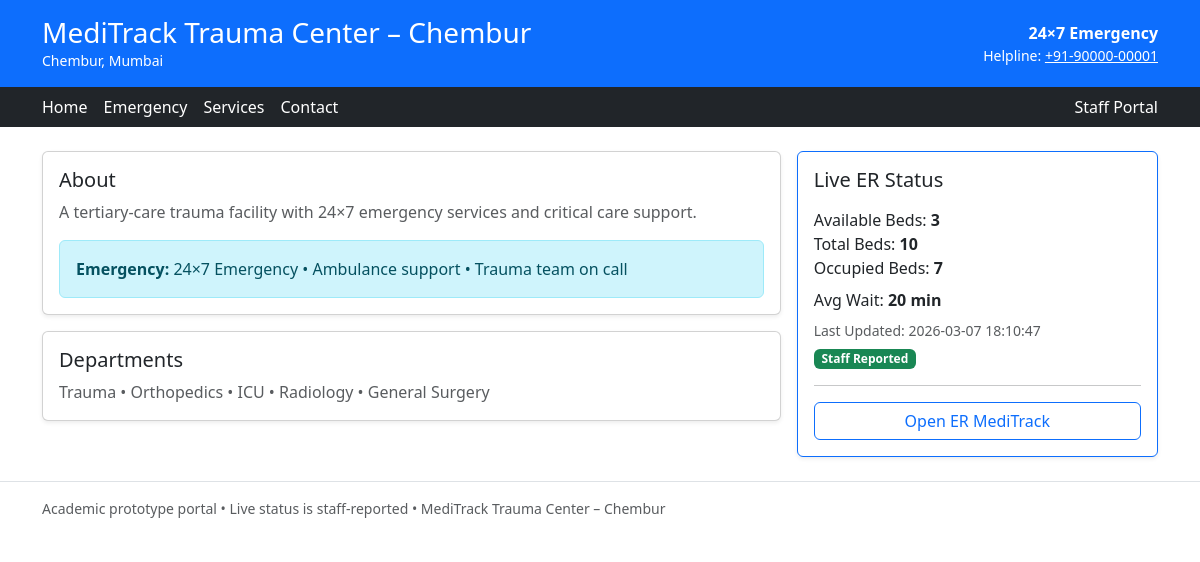
Page /h/1/home on the committed database.
### tables this page shows
CREATE TABLE hospital_sites (
  hospital_id INTEGER PRIMARY KEY,
  name TEXT NOT NULL,
  address TEXT,
  phone TEXT,
  email TEXT,
  latitude REAL NOT NULL,
  longitude REAL NOT NULL,
  about TEXT,
  emergency_text TEXT,
  services TEXT,
  created_at DATETIME DEFAULT CURRENT_TIMESTAMP NOT NULL
);

CREATE TABLE hospital_status (
  hospital_id INTEGER PRIMARY KEY,
  total_beds INTEGER NOT NULL,
  occupied_beds INTEGER NOT NULL,
  avg_wait_minutes INTEGER DEFAULT 0 NOT NULL,
  last_updated DATETIME DEFAULT CURRENT_TIMESTAMP NOT NULL,
  FOREIGN KEY (hospital_id) REFERENCES hospital_sites(hospital_id) ON DELETE CASCADE
);

### app.py (the view)
@app.route("/h/<int:hospital_id>/home")
def hospital_home(hospital_id):
    h = get_hospital_site(hospital_id)
    if not h:
        return "Hospital not found", 404
    return render_template("hospital_home.html", h=h)

### db.py (called while the page is built)
def get_connection():
    conn = sqlite3.connect(DB_PATH)
    conn.row_factory = sqlite3.Row
    return conn

def get_hospital_site(hospital_id: int):
    sql ="""
    SELECT
      s.hospital_id,
      s.name,
      s.address,
      s.phone,
      s.email,
      s.latitude,
      s.longitude,
      s.about,
      s.emergency_text,
      s.services,
      st.total_beds,
      st.occupied_beds,
      (st.total_beds - st.occupied_beds) AS available_beds,
      st.avg_wait_minutes,
      st.last_updated
    FROM hospital_sites s
    LEFT JOIN hospital_status st ON st.hospital_id = s.hospital_id
    WHERE s.hospital_id = ?
    """
    with get_connection() as conn:
        row = conn.execute(sql, (hospital_id,)).fetchone()
        return dict(row) if row else None

### templates/hospital_home.html
{% extends "hospital_base.html" %}
{% block content %}
<div class="row g-3">
  <div class="col-lg-8">
    <div class="card shadow-sm">
      <div class="card-body">
        <h5>About</h5>
        <p class="text-muted">{{ h.about }}</p>
        <div class="alert alert-info mb-0">
          <b>Emergency:</b> {{ h.emergency_text }}
        </div>
      </div>
    </div>
    <div class="card shadow-sm mt-3">
      <div class="card-body">
        <h5>Departments</h5>
        <p class="text-muted mb-0">{{ h.services }}</p>
      </div>
    </div>
  </div>
  <div class="col-lg-4">
    <div class="card shadow-sm border-primary">
      <div class="card-body">
        <h5 class="mb-3">Live ER Status</h5>
        {% if h.total_beds is not none %}
          <div>Available Beds: <b>{{ h.available_beds }}</b></div>
          <div>Total Beds: <b>{{ h.total_beds }}</b></div>
          <div>Occupied Beds: <b>{{ h.occupied_beds }}</b></div>
          <div class="mt-2">Avg Wait: <b>{{ h.avg_wait_minutes }} min</b></div>
          <div class="small text-muted mt-2">Last Updated: {{ h.last_updated }}</div>
          <span class="badge bg-success mt-2">Staff Reported</span>
        {% else %}
          <div class="text-muted">Vacancy not reported yet.</div>
          <span class="badge bg-secondary mt-2">Not Reported</span>
        {% endif %}
        <hr/>
        <a class="btn btn-outline-primary w-100" href="/">Open ER MediTrack</a>
      </div>
    </div>
  </div>
</div>
{% endblock %}

### templates/hospital_base.html (shortened to what this page needs)
<!doctype html>
<html lang="en">
<head>
  <link href="https://cdn.jsdelivr.net/npm/bootstrap@5.3.3/dist/css/bootstrap.min.css" rel="stylesheet">
</head>
<body>
  <header class="bg-primary text-white">
    <div class="container py-3">
      <div class="d-flex justify-content-between align-items-center">
        <div>
          <h3 class="mb-0">{{ h.name }}</h3>
          <div class="small">{{ h.address }}</div>
        </div>
        <div class="text-end">
          <div class="fw-bold">24×7 Emergency</div>
          <div class="small">
            Helpline: <a class="text-white" href="tel:{{ h.phone }}">{{ h.phone }}</a>
          </div>
        </div>
      </div>
    </div>
    <nav class="bg-dark">
      <div class="container py-2 d-flex gap-3">
        <a class="text-white text-decoration-none" href="/h/{{ h.hospital_id }}/home">Home</a>
        <a class="text-white text-decoration-none" href="/h/{{ h.hospital_id }}/emergency">Emergency</a>
        <a class="text-white text-decoration-none" href="/h/{{ h.hospital_id }}/services">Services</a>
        <a class="text-white text-decoration-none" href="/h/{{ h.hospital_id }}/contact">Contact</a>
        <a class="text-white text-decoration-none ms-auto" href="/h/{{ h.hospital_id }}/staff">Staff Portal</a>
      </div>
    </nav>
  </header>
  <main class="container py-4">
    {% block content %}{% endblock %}
  </main>
  <footer class="border-top py-3">
    <div class="container small text-muted">
      Academic prototype portal • Live status is staff-reported • {{ h.name }}
    </div>
  </footer>
</body>
</html>

### rows in the picture
hospital_sites: name "MediTrack Trauma Center – Chembur", address "Chembur, Mumbai", phone "+91-90000-00001", about "A tertiary-care trauma facility with 24×7 emergency services and critical care support.", emergency_text "24×7 Emergency • Ambulance support • Trauma team on call", services "Trauma • Orthopedics • ICU • Radiology • General Surgery"
hospital_status: total_beds "10", occupied_beds "7", avg_wait_minutes "20", last_updated "2026-03-07 18:10:47"

### other values in the picture
{{ h.available_beds }} "3"
